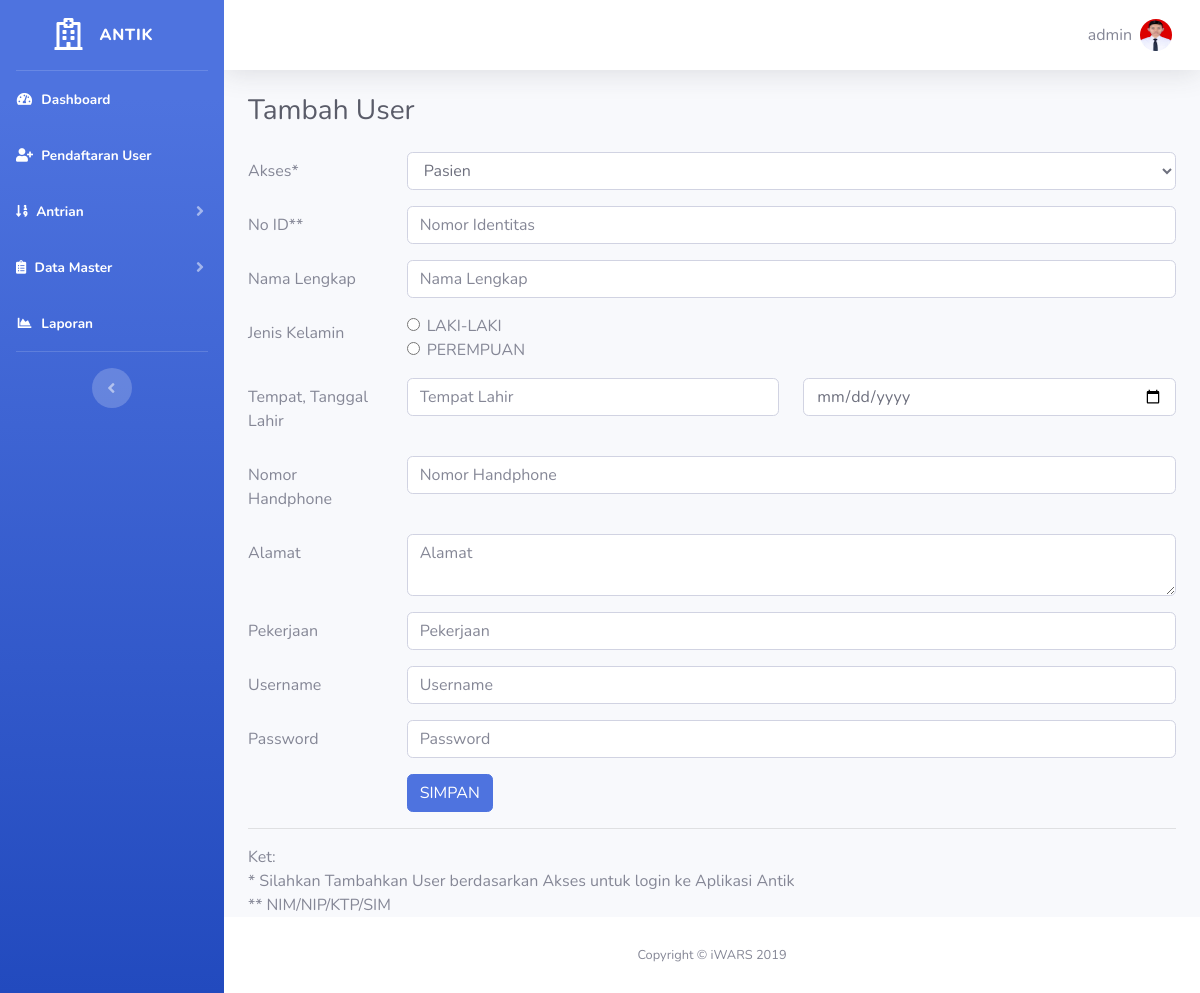
/Admin/pendaftaran-user.php (signed in), run on the app's committed database.
### tables this page shows
CREATE TABLE `tb_user` (
  `id_user` int(11) NOT NULL,
  `id_akses` int(11) NOT NULL,
  `no_identitas` varchar(20) NOT NULL,
  `nama` varchar(40) NOT NULL,
  `jenis_kelamin` varchar(1) NOT NULL,
  `tempat_lahir` varchar(30) NOT NULL,
  `tanggal_lahir` date NOT NULL,
  `no_hp` varchar(13) NOT NULL,
  `alamat` varchar(100) NOT NULL,
  `email` varchar(100) NOT NULL,
  `pekerjaan` varchar(30) NOT NULL,
  `username` varchar(10) NOT NULL,
  `password` varchar(10) NOT NULL,
  `foto` varchar(200) NOT NULL
);

### session.php (called while the page is built, shortened)
<?php
include "koneksi.php";
$user_check = $_SESSION['username'];
$sql = "SELECT * FROM tb_user WHERE username='$user_check'";
$ses_sql = mysqli_query($koneksi, $sql);
$row = mysqli_fetch_assoc($ses_sql);
$username=$row['username'];
$foto = $row['foto'];
 ?>

### Admin/pendaftaran-user.php (the view, shortened to what this page needs)
<?php
  require '../koneksi.php';
  include '../session.php';
?>
<!DOCTYPE html>
<html lang="en">
<?php include 'assets/header.php'; ?>
<body id="page-top">
  <div id="wrapper">
    <?php include 'assets/sidebar.php'; ?>
    <div id="content-wrapper" class="d-flex flex-column">
      <div id="content">
       <?php include 'assets/navbar.php'; ?>
        <div class="container">
          <div class="d-sm-flex align-items-center justify-content-between mb-4">
            <h1 class="h3 mb-0 text-gray-800">Tambah User</h1>
          </div>
         <form action="proses-daftar.php" method="post">
              <div class="form-group row">
                <label class="col-sm-2 col-form-label">Akses*</label>
                <div class="col-sm-10">
                    <select class="form-control" name="akses" required>
                      <?php
                        $query = mysqli_query($koneksi, "SELECT * FROM tb_akses WHERE id_akses!=1");
                        while ($data = mysqli_fetch_array($query)) { ?>
                      <option value="<?php echo $data['id_akses'];?>" size="4"><?php echo $data['ket_akses'];?></option>
                      <?php } ?>
                    </select>
                  </div>
              </div>
              <div class="form-group row">
                  <label class="col-sm-2 col-form-label">No ID**</label>
                  <div class="col-sm-10">
                    <input type="text" name="no_identitas" placeholder="Nomor Identitas" size="4" class="form-control" required>
                  </div>
                </div>
              <div class="form-group row">
                  <label class="col-sm-2 col-form-label">Nama Lengkap</label>
                  <div class="col-sm-10">
                    <input type="text" name="nama" placeholder="Nama Lengkap" size="4" class="form-control" required>
                  </div>
                </div>
                <div class="form-group row">
                  <label class="col-sm-2 col-form-label">Jenis Kelamin</label>
                  <div class="col-sm-10">
                    <div class="form-check">
                      <input type="radio" class="form-check-input" name="jk" value="L" required>
                      <label class="form-check-label">LAKI-LAKI</label>
                    </div>
                    <div class="form-check">
                      <input type="radio" class="form-check-input" name="jk" value="P" required>
                      <label class="form-check-label">PEREMPUAN</label>
                    </div>
                  </div>
                </div>
                <div class="form-group row">
                  <label class="col-sm-2 col-form-label">Tempat, Tanggal Lahir</label>
                  <div class="col-sm-5">
                    <input type="text" name="tempat_lahir" placeholder="Tempat Lahir" size="4" class="form-control" required>
                  </div>
                  <div class="col-sm-5">
                    <input type="date" name="tanggal_lahir" size="4" class="form-control" required>
                  </div>
                </div>
                <div class="form-group row">
                  <label class="col-sm-2 col-form-label">Nomor Handphone</label>
                  <div class="col-sm-10">
                    <input type="text" name="no_hp" placeholder="Nomor Handphone" size="4" class="form-control" required>
                  </div>
                </div>
                <div class="form-group row">
                  <label class="col-sm-2 col-form-label">Alamat</label>
                  <div class="col-sm-10">
                    <textarea type="text" name="alamat" placeholder="Alamat" size="4" class="form-control" required></textarea>
                  </div>
                </div>
                <div class="form-group row">
                  <label class="col-sm-2 col-form-label">Pekerjaan</label>
                  <div class="col-sm-10">
                    <input type="text" name="pekerjaan" placeholder="Pekerjaan" size="4" class="form-control" required>
                  </div>
                </div>
                <div class="form-group row">
                  <label class="col-sm-2 col-form-label">Username</label>
                  <div class="col-sm-10">
                    <input type="text" name="username" placeholder="Username" size="4" class="form-control" required>
                  </div>
                </div>
                <div class="form-group row">
                  <label class="col-sm-2 col-form-label">Password</label>
                  <div class="col-sm-10">
                    <input type="text" name="password" placeholder="Password" size="4" class="form-control" required>
                  </div>
                </div>
                <div class="form-group row">
                  <label class="col-sm-2 col-form-label">&nbsp;</label>
                  <div class="col-sm-10">
                    <input type="submit" name="daftar" class="btn btn-primary" value="SIMPAN">
                  </div>
                </div>
              </form>
              <hr>
              Ket: <br>
              * Silahkan Tambahkan User berdasarkan Akses untuk login ke Aplikasi Antik<br>
              ** NIM/NIP/KTP/SIM
        </div>
      </div>
     <?php include 'assets/footer.php'; ?>
    </div>
  </div>
</body>
</html>

### Admin/assets/navbar.php (shortened to what this page needs)
<nav class="navbar navbar-expand navbar-light bg-white topbar mb-4 static-top shadow">
  <ul class="navbar-nav ml-auto">
    <li class="nav-item dropdown no-arrow">
      <a class="nav-link dropdown-toggle" href="#" id="userDropdown" role="button" data-toggle="dropdown" aria-haspopup="true" aria-expanded="false">
        <span class="mr-2 d-none d-lg-inline text-gray-600 medium"><?php echo $username;?></span>
        <img class="img-profile rounded-circle" src="../img/<?php echo $foto;?>">
      </a>
    </li>
  </ul>
</nav>

### data on the page
tb_user: username "admin", foto (picture)

### other printed values
form field akses "Pasien"
